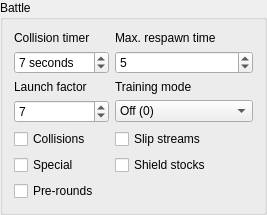
                            <widget class="QGroupBox" name="groupBox_26">
                             <property name="title">
                              <string>Battle</string>
                             </property>
                             <layout class="QGridLayout" name="gridLayout_54">
                              <item row="4" column="0">
                               <widget class="QLabel" name="label_53">
                                <property name="text">
                                 <string>Launch factor</string>
                                </property>
                               </widget>
                              </item>
                              <item row="4" column="1">
                               <widget class="QLabel" name="label_50">
                                <property name="text">
                                 <string>Training mode</string>
                                </property>
                               </widget>
                              </item>
                              <item row="10" column="0">
                               <widget class="QCheckBox" name="Battle_preroundCheckbox">
                                <property name="text">
                                 <string>Pre-rounds</string>
                                </property>
                               </widget>
                              </item>
                              <item row="8" column="0">
                               <widget class="QCheckBox" name="Battle_collisionsCheckbox">
                                <property name="text">
                                 <string>Collisions</string>
                                </property>
                               </widget>
                              </item>
                              <item row="9" column="1">
                               <widget class="QCheckBox" name="Battle_shieldstocksCheckbox">
                                <property name="text">
                                 <string>Shield stocks</string>
                                </property>
                               </widget>
                              </item>
                              <item row="1" column="0">
                               <widget class="QSpinBox" name="Battle_collisiontimerInput">
                                <property name="suffix">
                                 <string> seconds</string>
                                </property>
                                <property name="minimum">
                                 <number>1</number>
                                </property>
                                <property name="maximum">
                                 <number>105</number>
                                </property>
                                <property name="value">
                                 <number>7</number>
                                </property>
                               </widget>
                              </item>
                              <item row="9" column="0">
                               <widget class="QCheckBox" name="Battle_specialCheckbox">
                                <property name="text">
                                 <string>Special</string>
                                </property>
                               </widget>
                              </item>
                              <item row="5" column="0">
                               <widget class="QSpinBox" name="Battle_launchfactorInput">
                                <property name="minimum">
                                 <number>1</number>
                                </property>
                                <property name="maximum">
                                 <number>20</number>
                                </property>
                                <property name="value">
                                 <number>7</number>
                                </property>
                               </widget>
                              </item>
                              <item row="5" column="1">
                               <widget class="QComboBox" name="Battle_trainingCombobox">
                                <property name="currentIndex">
                                 <number>0</number>
                                </property>
                                <item>
                                 <property name="text">
                                  <string>Off (0)</string>
                                 </property>
                                </item>
                                <item>
                                 <property name="text">
                                  <string>Spawn Tails doll (1)</string>
                                 </property>
                                </item>
                                <item>
                                 <property name="text">
                                  <string>??? (2)</string>
                                 </property>
                                </item>
                               </widget>
                              </item>
                              <item row="8" column="1">
                               <widget class="QCheckBox" name="Battle_slipstreamsheckbox">
                                <property name="text">
                                 <string>Slip streams</string>
                                </property>
                               </widget>
                              </item>
                              <item row="0" column="0">
                               <widget class="QLabel" name="label_52">
                                <property name="text">
                                 <string>Collision timer</string>
                                </property>
                               </widget>
                              </item>
                              <item row="0" column="1">
                               <widget class="QLabel" name="label_54">
                                <property name="text">
                                 <string>Max. respawn time</string>
                                </property>
                               </widget>
                              </item>
                              <item row="1" column="1">
                               <widget class="QSpinBox" name="Battle_maxrespawntimeInput">
                                <property name="minimum">
                                 <number>3</number>
                                </property>
                                <property name="maximum">
                                 <number>30</number>
                                </property>
                                <property name="value">
                                 <number>5</number>
                                </property>
                               </widget>
                              </item>
                             </layout>
                            </widget>
